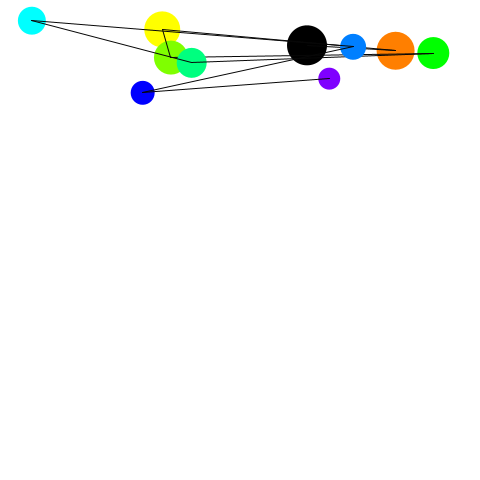
Frame 1 (no input)
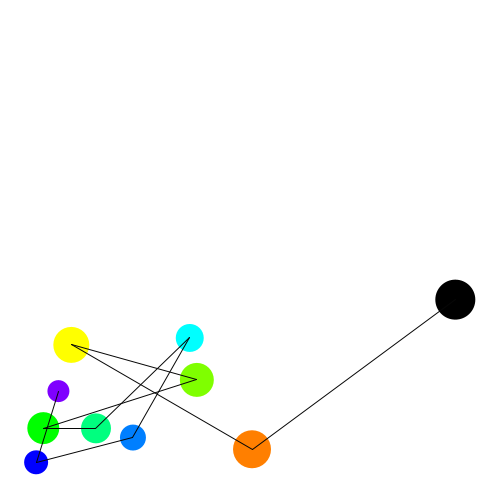
Frame 60 (the mouse pressed at the canvas centre just before this capture)
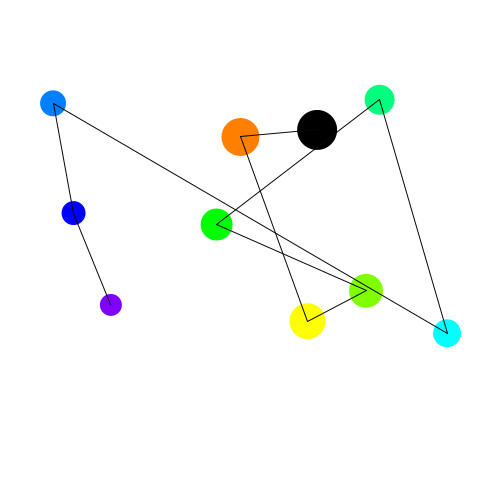
Frame 120 (the mouse held since frame 60 and released just before this capture)

The Processing sketch that drew these frames (run headless with seeded random() and noise(); from frame 60 on, the mouse is pressed at the canvas centre):

// Processing sketch: objectsInteraction
// ── objectsInteraction.pde
final float vx0min = -7;
final float vx0max = 3;
final float vy0min = 4;
final float vy0max = 10;
final float fps = 60;
final float d0 = 40;
final float hueMax = 360.0;

int n = 10;

Ball[] balls = new Ball[n];

void setup() {
  frameRate(fps);
  size(480, 480);
  noStroke();
  colorMode(HSB, hueMax, 100, 100);
  fill(0, 0, 0);
  for(int i = 0; i < n; i++){
    balls[i] = new Ball();
    balls[i].setD(d0 - 2 * i);
    balls[i].setHue(i * 30);
    balls[i].setX(random(balls[i].getD() / 2, width - balls[i].getD() / 2));
    balls[i].setY(random(balls[i].getD() / 2, height / 5));
    balls[i].setVx(random(vx0min, vx0max));
    balls[i].setVy(random(vy0min, vy0max));
  }
  balls[0].setBright(0);
}

void draw() {
  background(0, 0, 100);
  balls[0].move();
  balls[0].draw();
  for(int i = 1; i < n; i++){
    balls[i].moveWithOther(balls[0]);
    balls[i].draw();
    stroke(10);
    line(balls[i-1].x, balls[i-1].y, balls[i].x, balls[i].y);
    noStroke();
  }
}

class Ball{
  final float gravity = 9.8 / fps;
  final float elas = 0.98;
  float d;
  float hue;
  float bright = 100;
  float x;
  float y;
  float vx;
  float vy;
  
  float getD(){
    return d;
  }
  void setD(float d){
    this.d = d;
  }
  void setHue(float hue){
    this.hue = hue;
  }
  void setBright(float bright){
    this.bright = bright;
  }
  void setX(float x){
    this.x = x;
  }
  void setY(float y){
    this.y = y;
  }
  void setVx(float vx){
    this.vx = vx;
  }
  void setVy(float vy){
    this.vy = vy;
  }
  
  void move(){
    x  += vx;
    vy += gravity;
    y  += vy;
    if (x < d / 2) {
      vx = - vx * elas;
      x = d / 2;
    } else if (x > width - d / 2) {
      vx = - vx  * elas;
      x = width - d / 2;
    }
    if (y > height - d / 2) {
      vy = - vy * elas;
      y = height - d / 2;
    } else if (y < d / 2) {
      vy = - vy * elas;
      y = d / 2;
    }
  }
  void moveWithOther(Ball other){
    if(x < other.x){
      vx += gravity / 4;
    }else if(x > other.x){
      vx -= gravity / 4;
    }
    if(y < other.y){
      vy += gravity / 4;
    }else if(y > other.y){
      vy -= gravity / 4;
    }
    x  += vx;
    y  += vy;
    if (x < d / 2) {
      vx = - vx * elas / 2;
      x = d / 2;
    } else if (x > width - d / 2) {
      vx = - vx  * elas / 2;
      x = width - d / 2;
    }
    if (y > height - d / 2) {
      vy = - vy * elas / 2;
      y = height - d / 2;
    } else if (y < d / 2) {
      vy = - vy * elas / 2;
      y = d / 2;
    }
  }
  void draw(){
    fill(hue, 100, bright);
    ellipse(x, y, d, d);
  }
}
